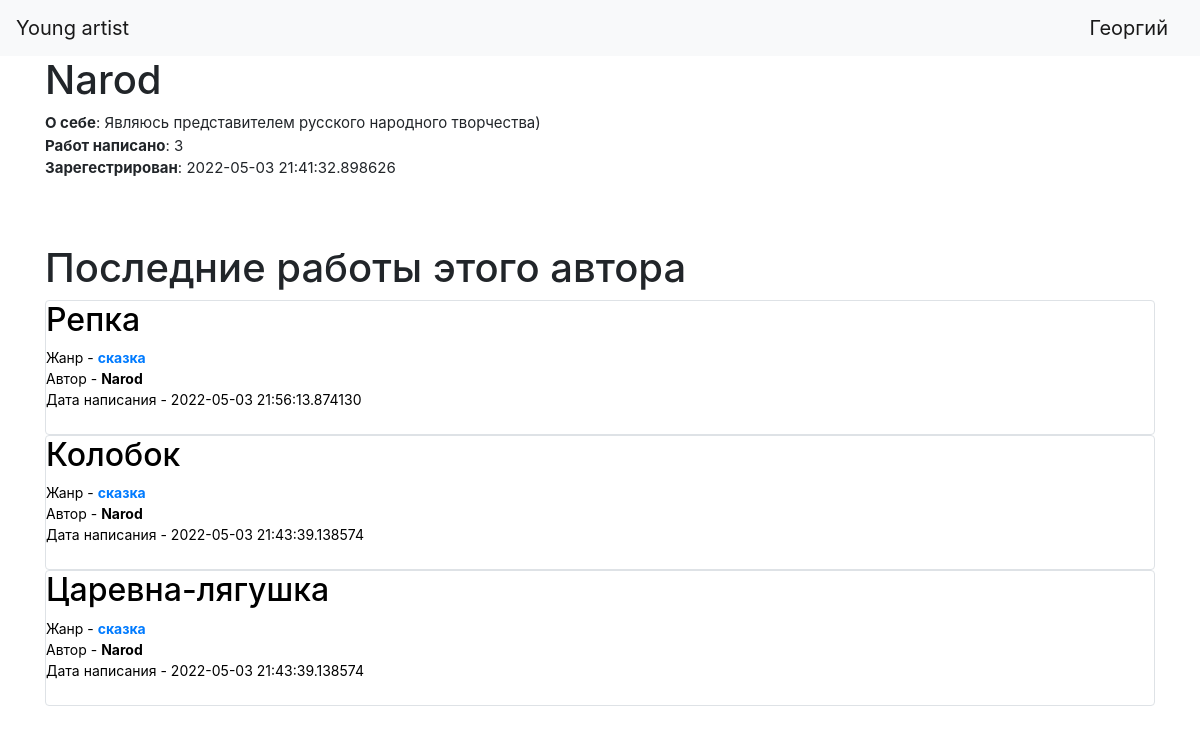
The app's page /profile/4 (signed in) with its own data.
### data/users.py (models this page shows, shortened)
class User(SqlAlchemyBase, UserMixin, SerializerMixin):
    __tablename__ = 'users'
    id = sqlalchemy.Column(sqlalchemy.Integer,
                           primary_key=True, autoincrement=True)
    name = sqlalchemy.Column(sqlalchemy.String, nullable=True)
    about = sqlalchemy.Column(sqlalchemy.String, nullable=True)
    email = sqlalchemy.Column(sqlalchemy.String,
                              index=True, unique=True, nullable=True)
    hashed_password = sqlalchemy.Column(sqlalchemy.String, nullable=True)
    created_date = sqlalchemy.Column(sqlalchemy.DateTime,
                                     default=datetime.datetime.now)
    news = orm.relation("Works", back_populates='user')

### data/works.py (models this page shows)
class Works(SqlAlchemyBase, SerializerMixin):
    __tablename__ = 'works'
    datetime_format = '%d %B %Y'
    id = sqlalchemy.Column(sqlalchemy.Integer,
                           primary_key=True, autoincrement=True)
    title = sqlalchemy.Column(sqlalchemy.String, nullable=True)
    genre_id = sqlalchemy.Column(sqlalchemy.Integer,
                                sqlalchemy.ForeignKey("genres.id"))
    description = sqlalchemy.Column(sqlalchemy.String, nullable=True)
    content = sqlalchemy.Column(sqlalchemy.String, nullable=True)
    created_date = sqlalchemy.Column(sqlalchemy.DateTime,
                                     default=datetime.datetime.now())
    is_private = sqlalchemy.Column(sqlalchemy.Boolean, default=True)
    user_id = sqlalchemy.Column(sqlalchemy.Integer,
                                sqlalchemy.ForeignKey("users.id"))
    user = orm.relation('User')
    genre = orm.relation('Genre')

### data/genre.py (models this page shows)
class Genre(SqlAlchemyBase, SerializerMixin):
    __tablename__ = 'genres'
    id = sqlalchemy.Column(sqlalchemy.Integer, primary_key=True,
                           autoincrement=True)
    name = sqlalchemy.Column(sqlalchemy.String, nullable=True)
    news = orm.relation("Works", back_populates='genre')

### main.py (the view)
@app.route('/profile/<int:user_id>')
def profile(user_id):
    db_sess = db_session.create_session()
    works = db_sess.query(Works).order_by(
        desc(Works.created_date)).filter(Works.user_id == user_id).all()
    return render_template('profile.html', user=load_user(user_id), works=works)

### data/db_session.py (called while the page is built)
def create_session() -> Session:
    global __factory
    return __factory()

### main.py (called while the page is built)
@login_manager.user_loader
def load_user(user_id):
    db_sess = db_session.create_session()
    return db_sess.query(User).get(user_id)

### templates/profile.html (shortened to what this page needs)
{% extends "base.html" %}
{% block content %}
<h1>{{ user.name }}</h1>
<p style="font-size: 15px;">
    {% if user.about %}
        <b>О себе</b>: {{ user.about }}
    {% endif %}
    <br>
    <b>Работ написано</b>: {{ works|length() }}
    <br>
    <b>Зарегестрирован</b>: {{ user.created_date }}
</p>
<br>
{% set logined = current_user.get_id() == user.id|string() %}
<br>
{% if logined %}
    <h1>Ваши последние работы</h1>
{% else %}
    <h1>Последние работы этого автора</h1>
{% endif %}
{% for item in works %}
<div class="col-md6 border rounded" style="color: black;">
    <a href='/texts/{{ item.id|int() }}' class='straight_link'>
        <h2>{{item.title}}</h2>
    </a>
    <div style="overflow-x:hidden; text-overflow: ellipsis; font-size: 14px;">
        Жанр - <a href="/filtered_by_genre/{{ item.genre_id }}"><b>{{item.genre.name}}</b></a><br>
        Автор - <b>{{item.user.name}}</b>
        <br>Дата написания - {{item.created_date}}
    </div>
    <br>
</div>
{% endfor %}
<br>
{% endblock %}

### templates/base.html (shortened to what this page needs)
<!doctype html>
<html lang="en">
<head>
    <link rel="stylesheet"
          href="https://stackpath.bootstrapcdn.com/bootstrap/4.4.1/css/bootstrap.min.css"
>
      <link rel="stylesheet" href="https://cdnjs.cloudflare.com/ajax/libs/font-awesome/4.7.0/css/font-awesome.min.css">
</head>
<body>
<header>
    <nav class="navbar navbar-light bg-light">
        <a class="navbar-brand" href="/">Young artist</a>
                {% if current_user.is_authenticated %}
            <a class="navbar-brand" href="/profile/{{ current_user.id }}">{{ current_user.name }}</a>
        {% else %}
            <p>
                <a class="btn btn-primary " href="/register">Зарегистрироваться</a>
                <a class="btn btn-success" href="/login">Войти</a>
            </p>
        {% endif %}
    </nav>
</header>
<main role="main" class="container">
    {% block content %}{% endblock %}
</main>
</body>
</html>

### templates/base.html (style rules this page uses)
.straight_link { text-decoration: none; color: black; }

### records on screen
User: name "Георгий"
User: name "Narod", about "Являюсь представителем русского народного творчества)", created_date "2022-05-03 21:41:32.898626"
Works: title "Репка", genre.name "сказка", user.name "Narod", created_date "2022-05-03 21:56:13.874130"
Works: title "Колобок", genre.name "сказка", user.name "Narod", created_date "2022-05-03 21:43:39.138574"
Works: title "Царевна-лягушка", genre.name "сказка", user.name "Narod", created_date "2022-05-03 21:43:39.138574"

### other values on screen
{{ works|length() }} "3"
